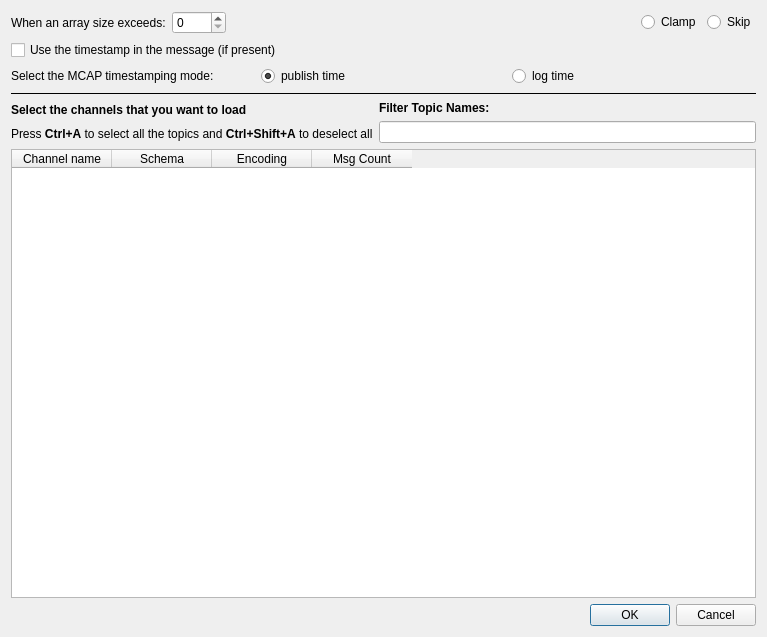
<?xml version="1.0" encoding="UTF-8"?>
<ui version="4.0">
 <class>dialog_mcap</class>
 <widget class="QDialog" name="dialog_mcap">
  <property name="geometry">
   <rect>
    <x>0</x>
    <y>0</y>
    <width>767</width>
    <height>637</height>
   </rect>
  </property>
  <property name="windowTitle">
   <string>MCAP Parser</string>
  </property>
  <layout class="QVBoxLayout" name="verticalLayout">
   <item>
    <layout class="QHBoxLayout" name="horizontalLayout">
     <item>
      <widget class="QLabel" name="label_2">
       <property name="text">
        <string>When an array size exceeds:</string>
       </property>
      </widget>
     </item>
     <item>
      <widget class="QSpinBox" name="spinBox">
       <property name="minimum">
        <number>0</number>
       </property>
       <property name="maximum">
        <number>9999</number>
       </property>
      </widget>
     </item>
     <item>
      <spacer name="horizontalSpacer">
       <property name="orientation">
        <enum>Qt::Horizontal</enum>
       </property>
       <property name="sizeHint" stdset="0">
        <size>
         <width>40</width>
         <height>20</height>
        </size>
       </property>
      </spacer>
     </item>
     <item>
      <widget class="QRadioButton" name="radioClamp">
       <property name="text">
        <string>Clamp</string>
       </property>
       <property name="checked">
        <bool>true</bool>
       </property>
      </widget>
     </item>
     <item>
      <widget class="QRadioButton" name="radioSkip">
       <property name="text">
        <string>Skip</string>
       </property>
      </widget>
     </item>
    </layout>
   </item>
   <item>
    <widget class="QCheckBox" name="checkBoxUseTimestamp">
     <property name="text">
      <string>Use the timestamp in the message (if present)</string>
     </property>
    </widget>
   </item>
   <item>
    <layout class="QHBoxLayout" name="horizontalLayout_1">
     <item>
      <widget class="QLabel" name="label_3">
       <property name="text">
        <string>Select the MCAP timestamping mode:</string>
       </property>
      </widget>
     </item>
     <item>
      <widget class="QRadioButton" name="radioPubTime">
       <property name="text">
        <string>publish time</string>
       </property>
       <property name="checked">
        <bool>true</bool>
       </property>
       <attribute name="buttonGroup">
        <string notr="true">buttonGroup</string>
       </attribute>
      </widget>
     </item>
     <item>
      <widget class="QRadioButton" name="radioLogTime">
       <property name="text">
        <string>log time</string>
       </property>
       <attribute name="buttonGroup">
        <string notr="true">buttonGroup</string>
       </attribute>
      </widget>
     </item>
    </layout>
   </item>
   <item>
    <widget class="Line" name="line">
     <property name="frameShadow">
      <enum>QFrame::Plain</enum>
     </property>
     <property name="orientation">
      <enum>Qt::Horizontal</enum>
     </property>
    </widget>
   </item>
   <item>
    <layout class="QHBoxLayout" name="horizontalLayout_4">
     <item>
      <layout class="QVBoxLayout" name="verticalLayout_2">
       <item>
        <widget class="QLabel" name="label">
         <property name="font">
          <font>
           <weight>75</weight>
           <bold>true</bold>
          </font>
         </property>
         <property name="text">
          <string>Select the channels that you want to load</string>
         </property>
        </widget>
       </item>
       <item>
        <widget class="QLabel" name="labelUsageHint">
         <property name="font">
          <font>
           <pointsize>9</pointsize>
          </font>
         </property>
         <property name="text">
          <string>&lt;html&gt;&lt;head/&gt;&lt;body&gt;&lt;p&gt;Press
           &lt;span style=&quot;
           font-weight:600;&quot;&gt;Ctrl+A&lt;/span&gt; to select
           all the topics and &lt;span style=&quot;
           font-weight:600;&quot;&gt;Ctrl+Shift+A&lt;/span&gt; to
           deselect all&lt;/p&gt;&lt;/body&gt;&lt;/html&gt;</string>
         </property>
        </widget>
       </item>
      </layout>
     </item>
     <item>
      <layout class="QVBoxLayout" name="verticalLayout_3">
       <item>
        <widget class="QLabel" name="labelFilter">
         <property name="font">
          <font>
           <weight>75</weight>
           <bold>true</bold>
          </font>
         </property>
         <property name="text">
          <string>Filter Topic Names: </string>
         </property>
        </widget>
       </item>
       <item>
        <widget class="QLineEdit" name="lineEditFilter">
         <property name="maximumSize">
          <size>
           <width>400</width>
           <height>16777215</height>
          </size>
         </property>
         <property name="clearButtonEnabled">
          <bool>true</bool>
         </property>
        </widget>
       </item>
      </layout>
     </item>
    </layout>
   </item>
   <item>
    <widget class="QTableWidget" name="tableWidget">
     <property name="editTriggers">
      <set>QAbstractItemView::NoEditTriggers</set>
     </property>
     <property name="selectionMode">
      <enum>QAbstractItemView::MultiSelection</enum>
     </property>
     <property name="selectionBehavior">
      <enum>QAbstractItemView::SelectRows</enum>
     </property>
     <property name="sortingEnabled">
      <bool>true</bool>
     </property>
     <property name="columnCount">
      <number>4</number>
     </property>
     <attribute name="verticalHeaderVisible">
      <bool>false</bool>
     </attribute>
     <column>
      <property name="text">
       <string>Channel name</string>
      </property>
     </column>
     <column>
      <property name="text">
       <string>Schema</string>
      </property>
     </column>
     <column>
      <property name="text">
       <string>Encoding</string>
      </property>
     </column>
     <column>
      <property name="text">
       <string>Msg Count</string>
      </property>
     </column>
    </widget>
   </item>
   <item>
    <widget class="QDialogButtonBox" name="buttonBox">
     <property name="orientation">
      <enum>Qt::Horizontal</enum>
     </property>
     <property name="standardButtons">
      <set>QDialogButtonBox::Cancel|QDialogButtonBox::Ok</set>
     </property>
    </widget>
   </item>
  </layout>
 </widget>
 <resources />
 <connections>
  <connection>
   <sender>buttonBox</sender>
   <signal>accepted()</signal>
   <receiver>dialog_mcap</receiver>
   <slot>accept()</slot>
   <hints>
    <hint type="sourcelabel">
     <x>248</x>
     <y>254</y>
    </hint>
    <hint type="destinationlabel">
     <x>157</x>
     <y>274</y>
    </hint>
   </hints>
  </connection>
  <connection>
   <sender>buttonBox</sender>
   <signal>rejected()</signal>
   <receiver>dialog_mcap</receiver>
   <slot>reject()</slot>
   <hints>
    <hint type="sourcelabel">
     <x>316</x>
     <y>260</y>
    </hint>
    <hint type="destinationlabel">
     <x>286</x>
     <y>274</y>
    </hint>
   </hints>
  </connection>
 </connections>
 <buttongroups>
  <buttongroup name="buttonGroup" />
 </buttongroups>
</ui>
